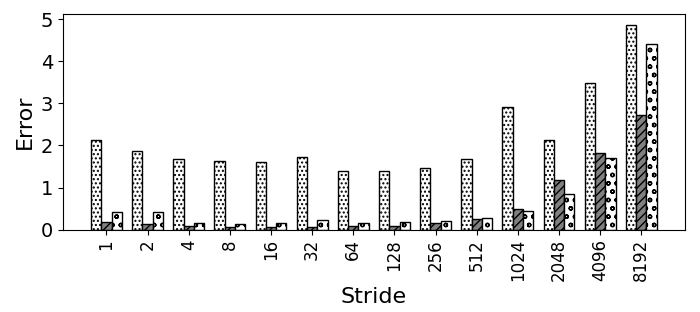

This chart was generated by the following Python code:
import random
import matplotlib
import matplotlib.pyplot as plt
from matplotlib import style

import numpy as np
import matplotlib.patches as mpatches

#plt.rcdefaults()
fig, ax = plt.subplots()

fig.set_size_inches(7, 3.5)


#stride = ['stride-1', 'stride-2', 'stride-4', 'stride-8', 'stride-16', 'stride-32', 'stride-64', 'stride-128', 'stride-256', 'stride-512', 'stride-1024', 'stride-2048', 'stride-4096', 'stride-8192']
stride = ['1', '2', '4', '8', '16', '32', '64', '128', '256', '512', '1024', '2048', '4096', '8192']

bwell=[2.13636395771223, 1.8772583881148, 1.68372596907421, 1.62091427918596, 1.60617451009242, 1.73370361960522, 1.39399545282749, 1.40149337140382, 1.4688922946845, 1.67677439913654, 2.9093515724149, 2.14010355549899, 3.49467253534349, 4.87817588180518]
slake=[0.172244406744692, 0.142096199381819, 0.0876119741112455, 0.0686128903894586, 0.0638735755874048, 0.0555802911331374, 0.0765685276811567, 0.078511111621288, 0.155533715798877, 0.242253308190338, 0.486479408439409, 1.18324604151151, 1.83288835097849, 2.73708124345148]
clake=[0.415858594470703, 0.40967079460614, 0.162808900362587, 0.13038816729499, 0.158634351589596, 0.217583143419455, 0.150512318934537, 0.173203485025342, 0.207020137552727, 0.277703460290294, 0.438338930450971, 0.844116416685959, 1.7083930526926, 4.41563665976298]


def average(lst):
    return sum(lst) / len(lst)

print("accurcy")
print("Broadwell showed {:.1f}".format((100-average(bwell)))+"\% accuracy, Sky Lake showed {:.1f}".format((100-average(slake)))+"\% accuracy, and Cascade Lake showed {:.1f}".format((100-average(slake)))+"\% accuracy")




barwidth=.25
# Set position of bar on X axis
r1 = np.arange(len(bwell))
r2 = [x + barwidth for x in r1]
r3 = [x + barwidth for x in r2]


x_pos = np.arange(len(stride))  # the label locations
#ax.barh(x_pos, read, hatch='....', color='white', edgecolor='black')
#rects1 = plt.bar(x, traffic, .8, hatch='....', color='white', edgecolor='black')
plt.bar(r1, bwell, width=barwidth, hatch='....', color='white', edgecolor='black', label='Broadwell')
plt.bar(r2, slake, width=barwidth, hatch='////', color='grey', edgecolor='black', label='Sky Lake')
plt.bar(r3, clake, width=barwidth, hatch='oo', color='white', edgecolor='black', label='Cascade Lake')

#plt.legend(handlelength=3, fontsize=12)

#plt.legend(loc="upper right", fontsize=12)


ax.set_ylabel('Error', fontsize=16)
ax.set_xlabel('Stride', fontsize=16)


#plt.title('', fontsize=18)
#ax.set_xticks(x_pos)

plt.yticks(fontsize=14)
#plt.yticks(np.arange(0, 100, 10), fontsize=14)
#ax.get_yaxis().get_major_formatter().set_scientific(False)

plt.xticks([r + barwidth for r in range(len(bwell))], stride, fontsize=12, rotation=90)

#plt.xticks(rotation=90, fontsize=14)
#ax.set_xticklabels(stride, fontsize=12)

#ax.invert_yaxis()
plt.tight_layout()

plt.show()
fig.savefig('500_init_nonp.png', dpi=100)

# Example data
